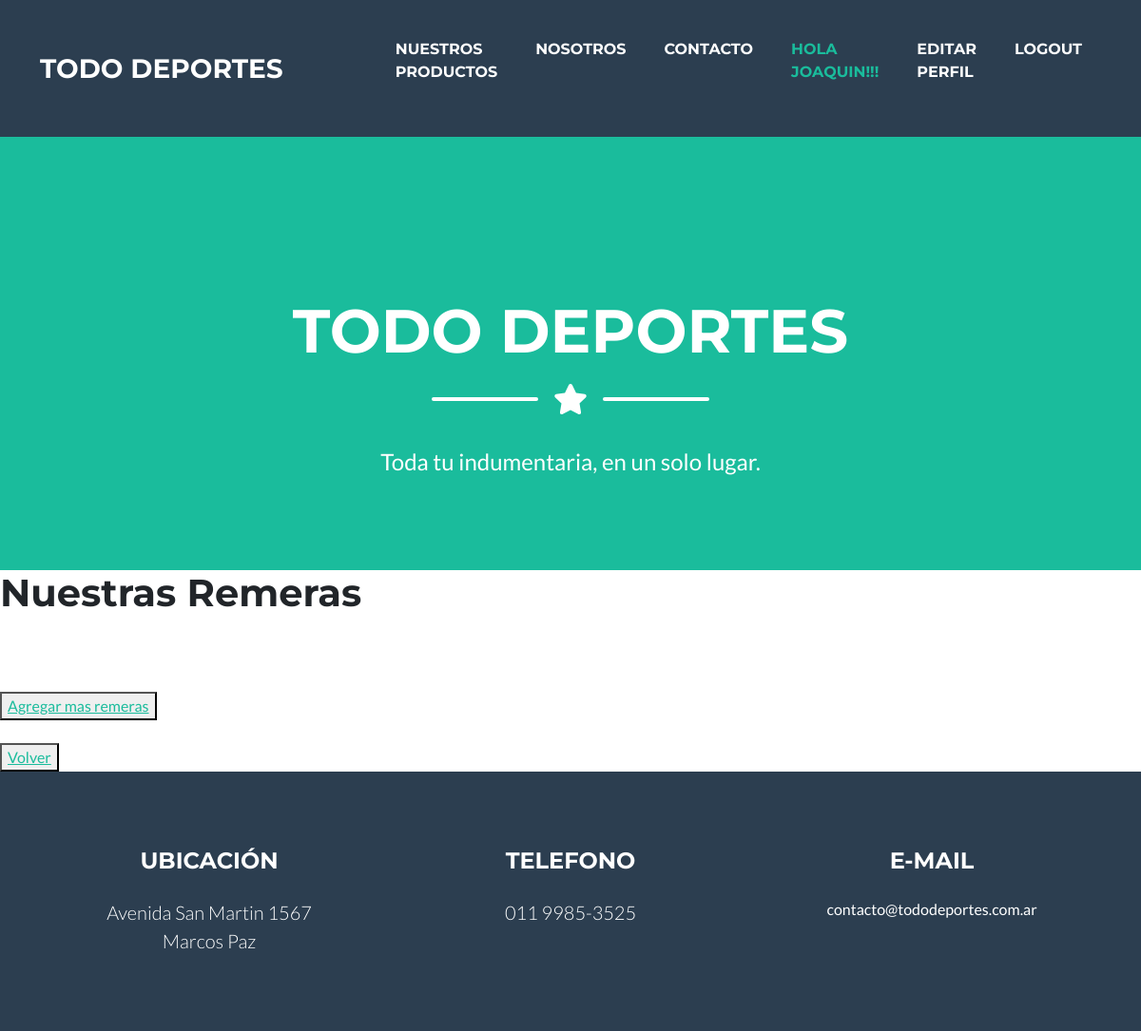
Before: /Appfinal/remeras/list (signed in) with the older database file.
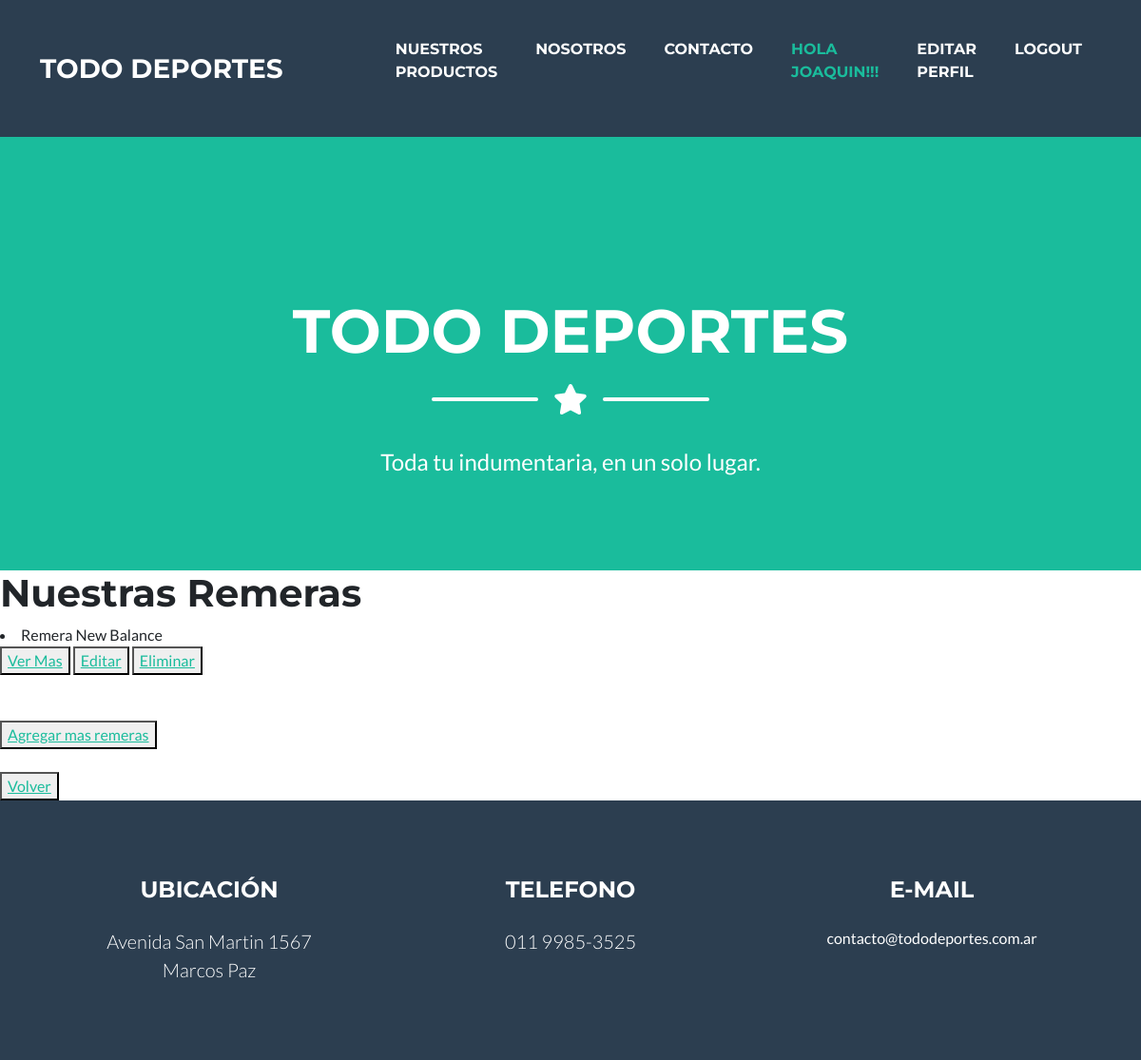
After: the same page with the newer database file.
### Appfinal/models.py (models this page shows, shortened)
class Remeras(models.Model):
    tipo = models.CharField(max_length=40)
    talle = models.IntegerField()
    stock = models.BooleanField()
    precio = models.IntegerField()

### Appfinal/views.py (the view)
# urls.py: path('remeras/list', views.RemerasList.as_view(), name="ListRem"),
class RemerasList(ListView):
    model = Remeras
    template_name = 'Appfinal/remeras_list.html'

### Appfinal/templates/Appfinal/remeras_list.html (shortened to what this page needs)
{% extends "Appfinal/padre.html" %}
{% block contenido %}
<h1>Nuestras Remeras</h1>
{% for i in object_list%}
<li>{{ i.tipo }}
</li>
<button><a href="{% url 'Remeras' i.id %}">Ver Mas</a></button>
{% if request.user.is_authenticated %}
<button><a href="{% url 'EditRem' i.id %}">Editar</a></button>
<button><a href="{% url 'DeleteRem' i.id %}">Eliminar</a></button>
{% endif%}
{% endfor %}
<br><br><br>
{% if request.user.is_authenticated %}
<button><a href="{% url 'NewRem'%}">Agregar mas remeras</a></button>
{% endif %}
<br>
<br>
<button><a href="{% url 'Tienda' %}">Volver</a></button>
{% endblock %}

### Appfinal/templates/Appfinal/padre.html (shortened to what this page needs)
<!DOCTYPE html>
<html lang="en">
    <head>
        {% load static %}
        <link href="{% static 'Appfinal/css/styles.css' %}" rel="stylesheet" />
    </head>
    <body id="page-top">
        <nav class="navbar navbar-expand-lg bg-secondary text-uppercase fixed-top" id="mainNav">
            <div class="container">
                <a class="navbar-brand" href="{% url 'Index' %}">Todo deportes</a>
                <div class="collapse navbar-collapse" id="navbarResponsive">
                    <ul class="navbar-nav ms-auto">
                        <li class="nav-item mx-0 mx-lg-1"><a class="nav-link py-3 px-0 px-lg-3 rounded" href="{% url 'Tienda' %}">  Nuestros <br>Productos</a></li>
                        <li class="nav-item mx-0 mx-lg-1"><a class="nav-link py-3 px-0 px-lg-3 rounded" href="{% url 'Nosotros' %}">Nosotros</a></li>
                        <li class="nav-item mx-0 mx-lg-1"><a class="nav-link py-3 px-0 px-lg-3 rounded" href="{% url 'Contacto' %}">Contacto</a></li>
                        {% if request.user.is_authenticated %}
                        <li class="nav-item mx-0 mx-lg-1"><p class="nav-link py-3 px-0 px-lg-3 rounded" >Hola <br>{{user}}!!!</p>  </li>
                        <li class="nav-item mx-0 mx-lg-1"><a class="nav-link py-3 px-0 px-lg-3 rounded" href="{% url 'EditarPerfil' %}">Editar <br> Perfil</a></li>
                        <li class="nav-item mx-0 mx-lg-1"><a class="nav-link py-3 px-0 px-lg-3 rounded" href="{% url 'Logout' %}">Logout</a></li>
                        {% else %}
                        <li class="nav-item mx-0 mx-lg-1"><a class="nav-link py-3 px-0 px-lg-3 rounded" href="{% url 'Register' %}">Registro</a></li>
                        <li class="nav-item mx-0 mx-lg-1"><a class="nav-link py-3 px-0 px-lg-3 rounded" href="{% url 'Login' %}">Login</a></li>
                        {% endif %}
                    </ul>
                </div>
            </div>
        </nav>
        <header class="masthead bg-primary text-white text-center">
            <div class="container d-flex align-items-center flex-column">
                <br><br><br><br><br>
                <h1 class="masthead-heading text-uppercase mb-0">Todo Deportes</h1>
                <div class="divider-custom divider-light">
                    <div class="divider-custom-line"></div>
                    <div class="divider-custom-icon"><i class="fas fa-star"></i></div>
                    <div class="divider-custom-line"></div>
                </div>
                <p class="masthead-subheading font-weight-light mb-0">Toda tu indumentaria, en un solo lugar.</p>
            </div>
        </header>
        {% block contenido %}
        {% endblock %}
        <footer class="footer text-center fondo" >
            <div class="container">
                <div class="row">
                    <div class="col-lg-4 mb-5 mb-lg-0">
                        <h4 class="text-uppercase mb-4">Ubicación</h4>
                        <p class="lead mb-0">
                            Avenida San Martin 1567
                            <br />
                            Marcos Paz
                        </p>
                    </div>
                    <div class="col-lg-4 mb-5 mb-lg-0">
                        <h4 class="text-uppercase mb-4">Telefono</h4>
                        <p class="lead mb-0">
                            011 9985-3525
                            <br />
                        </p>
                    </div>
                    <div class="col-lg-4">
                        <h4 class="text-uppercase mb-4">E-mail</h4>
                        <p class="lead mb-0">
                            <p> contacto@tododeportes.com.ar</p>
                        </p>
                    </div>
                </div>
            </div>
        </footer>
    </body>
</html>

Changed rows visible on the page:
added Remeras: tipo "Remera New Balance"
